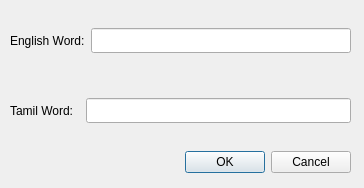
<?xml version="1.0" encoding="UTF-8"?>
<ui version="4.0">
 <class>Dialog</class>
 <widget class="QDialog" name="Dialog">
  <property name="geometry">
   <rect>
    <x>0</x>
    <y>0</y>
    <width>364</width>
    <height>188</height>
   </rect>
  </property>
  <property name="windowTitle">
   <string>Dialog</string>
  </property>
  <widget class="QWidget" name="horizontalLayoutWidget">
   <property name="geometry">
    <rect>
     <x>10</x>
     <y>80</y>
     <width>341</width>
     <height>61</height>
    </rect>
   </property>
   <layout class="QHBoxLayout" name="horizontalLayout">
    <item>
     <widget class="QLabel" name="label">
      <property name="minimumSize">
       <size>
        <width>70</width>
        <height>25</height>
       </size>
      </property>
      <property name="text">
       <string>Tamil Word:</string>
      </property>
     </widget>
    </item>
    <item>
     <widget class="QLineEdit" name="lineEdit_2">
      <property name="enabled">
       <bool>true</bool>
      </property>
      <property name="minimumSize">
       <size>
        <width>0</width>
        <height>25</height>
       </size>
      </property>
     </widget>
    </item>
   </layout>
  </widget>
  <widget class="QDialogButtonBox" name="buttonBox">
   <property name="geometry">
    <rect>
     <x>10</x>
     <y>150</y>
     <width>341</width>
     <height>25</height>
    </rect>
   </property>
   <property name="minimumSize">
    <size>
     <width>70</width>
     <height>25</height>
    </size>
   </property>
   <property name="standardButtons">
    <set>QDialogButtonBox::Cancel|QDialogButtonBox::Ok</set>
   </property>
  </widget>
  <widget class="QWidget" name="horizontalLayoutWidget_2">
   <property name="geometry">
    <rect>
     <x>10</x>
     <y>10</y>
     <width>341</width>
     <height>61</height>
    </rect>
   </property>
   <layout class="QHBoxLayout" name="horizontalLayout_2">
    <item>
     <widget class="QLabel" name="label_2">
      <property name="minimumSize">
       <size>
        <width>70</width>
        <height>25</height>
       </size>
      </property>
      <property name="text">
       <string>English Word:</string>
      </property>
     </widget>
    </item>
    <item>
     <widget class="QLineEdit" name="lineEdit_3">
      <property name="minimumSize">
       <size>
        <width>0</width>
        <height>25</height>
       </size>
      </property>
     </widget>
    </item>
   </layout>
  </widget>
 </widget>
 <tabstops>
  <tabstop>lineEdit_3</tabstop>
  <tabstop>lineEdit_2</tabstop>
  <tabstop>buttonBox</tabstop>
 </tabstops>
 <resources/>
 <connections/>
</ui>
